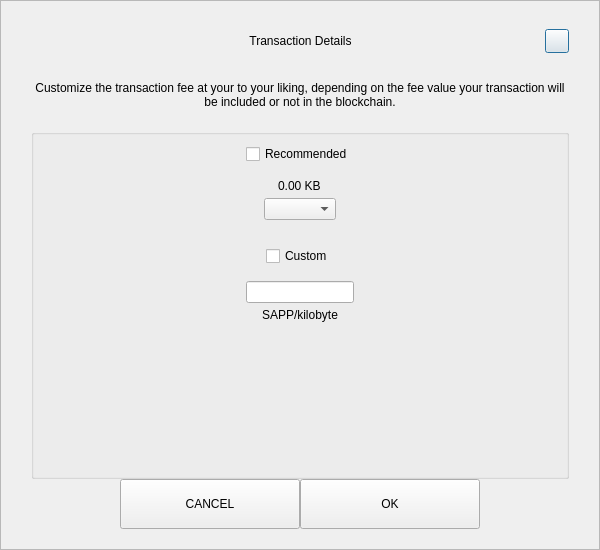
<?xml version="1.0" encoding="UTF-8"?>
<ui version="4.0">
 <class>SendCustomFeeDialog</class>
 <widget class="QDialog" name="SendCustomFeeDialog">
  <property name="geometry">
   <rect>
    <x>0</x>
    <y>0</y>
    <width>600</width>
    <height>550</height>
   </rect>
  </property>
  <property name="windowTitle">
   <string>Form</string>
  </property>
  <layout class="QVBoxLayout" name="verticalLayout_3">
   <property name="spacing">
    <number>0</number>
   </property>
   <property name="leftMargin">
    <number>0</number>
   </property>
   <property name="topMargin">
    <number>0</number>
   </property>
   <property name="rightMargin">
    <number>0</number>
   </property>
   <property name="bottomMargin">
    <number>0</number>
   </property>
   <item>
    <widget class="QFrame" name="frame">
     <property name="styleSheet">
      <string notr="true"/>
     </property>
     <property name="frameShape">
      <enum>QFrame::StyledPanel</enum>
     </property>
     <property name="frameShadow">
      <enum>QFrame::Raised</enum>
     </property>
     <layout class="QVBoxLayout" name="verticalLayout_2">
      <property name="spacing">
       <number>0</number>
      </property>
      <property name="leftMargin">
       <number>30</number>
      </property>
      <property name="topMargin">
       <number>20</number>
      </property>
      <property name="rightMargin">
       <number>30</number>
      </property>
      <property name="bottomMargin">
       <number>20</number>
      </property>
      <item>
       <layout class="QHBoxLayout" name="horizontalLayout_3">
        <property name="spacing">
         <number>0</number>
        </property>
        <item>
         <spacer name="horizontalSpacer_21">
          <property name="orientation">
           <enum>Qt::Horizontal</enum>
          </property>
          <property name="sizeHint" stdset="0">
           <size>
            <width>40</width>
            <height>20</height>
           </size>
          </property>
         </spacer>
        </item>
        <item>
         <widget class="QLabel" name="labelTitle">
          <property name="minimumSize">
           <size>
            <width>0</width>
            <height>40</height>
           </size>
          </property>
          <property name="maximumSize">
           <size>
            <width>16777215</width>
            <height>40</height>
           </size>
          </property>
          <property name="styleSheet">
           <string notr="true">padding-left:24px;</string>
          </property>
          <property name="text">
           <string>Transaction Details</string>
          </property>
          <property name="alignment">
           <set>Qt::AlignCenter</set>
          </property>
          <property name="margin">
           <number>7</number>
          </property>
         </widget>
        </item>
        <item>
         <spacer name="horizontalSpacer">
          <property name="orientation">
           <enum>Qt::Horizontal</enum>
          </property>
          <property name="sizeHint" stdset="0">
           <size>
            <width>40</width>
            <height>20</height>
           </size>
          </property>
         </spacer>
        </item>
        <item>
         <widget class="QPushButton" name="btnEsc">
          <property name="minimumSize">
           <size>
            <width>24</width>
            <height>24</height>
           </size>
          </property>
          <property name="maximumSize">
           <size>
            <width>24</width>
            <height>24</height>
           </size>
          </property>
          <property name="text">
           <string/>
          </property>
         </widget>
        </item>
       </layout>
      </item>
      <item>
       <spacer name="verticalSpacer_2">
        <property name="orientation">
         <enum>Qt::Vertical</enum>
        </property>
        <property name="sizeType">
         <enum>QSizePolicy::Fixed</enum>
        </property>
        <property name="sizeHint" stdset="0">
         <size>
          <width>20</width>
          <height>20</height>
         </size>
        </property>
       </spacer>
      </item>
      <item>
       <widget class="QLabel" name="labelMessage">
        <property name="text">
         <string>Customize the transaction fee at your to your liking, depending on the fee value your transaction will be included or not in the blockchain.</string>
        </property>
        <property name="alignment">
         <set>Qt::AlignCenter</set>
        </property>
        <property name="wordWrap">
         <bool>true</bool>
        </property>
       </widget>
      </item>
      <item>
       <spacer name="verticalSpacer_3">
        <property name="orientation">
         <enum>Qt::Vertical</enum>
        </property>
        <property name="sizeType">
         <enum>QSizePolicy::Fixed</enum>
        </property>
        <property name="sizeHint" stdset="0">
         <size>
          <width>20</width>
          <height>20</height>
         </size>
        </property>
       </spacer>
      </item>
      <item>
       <widget class="QGroupBox" name="groupBox">
        <property name="title">
         <string/>
        </property>
        <layout class="QVBoxLayout" name="verticalLayout">
         <property name="leftMargin">
          <number>12</number>
         </property>
         <property name="rightMargin">
          <number>12</number>
         </property>
         <item>
          <layout class="QVBoxLayout" name="verticalLayout_4">
           <property name="spacing">
            <number>5</number>
           </property>
           <item alignment="Qt::AlignHCenter">
            <widget class="QCheckBox" name="checkBoxRecommended">
             <property name="text">
              <string>Recommended</string>
             </property>
            </widget>
           </item>
           <item>
            <spacer name="verticalSpacer_5">
             <property name="orientation">
              <enum>Qt::Vertical</enum>
             </property>
             <property name="sizeType">
              <enum>QSizePolicy::Fixed</enum>
             </property>
             <property name="sizeHint" stdset="0">
              <size>
               <width>20</width>
               <height>10</height>
              </size>
             </property>
            </spacer>
           </item>
           <item alignment="Qt::AlignHCenter">
            <widget class="QLabel" name="labelFee">
             <property name="text">
              <string>0.00 KB</string>
             </property>
            </widget>
           </item>
           <item alignment="Qt::AlignHCenter">
            <widget class="QComboBox" name="comboBoxRecommended"/>
           </item>
          </layout>
         </item>
         <item>
          <spacer name="verticalSpacer">
           <property name="orientation">
            <enum>Qt::Vertical</enum>
           </property>
           <property name="sizeType">
            <enum>QSizePolicy::Fixed</enum>
           </property>
           <property name="sizeHint" stdset="0">
            <size>
             <width>20</width>
             <height>20</height>
            </size>
           </property>
          </spacer>
         </item>
         <item>
          <layout class="QVBoxLayout" name="verticalLayout_5">
           <property name="spacing">
            <number>5</number>
           </property>
           <item alignment="Qt::AlignHCenter">
            <widget class="QCheckBox" name="checkBoxCustom">
             <property name="text">
              <string>Custom</string>
             </property>
            </widget>
           </item>
           <item>
            <spacer name="verticalSpacer_6">
             <property name="orientation">
              <enum>Qt::Vertical</enum>
             </property>
             <property name="sizeType">
              <enum>QSizePolicy::Fixed</enum>
             </property>
             <property name="sizeHint" stdset="0">
              <size>
               <width>20</width>
               <height>10</height>
              </size>
             </property>
            </spacer>
           </item>
           <item alignment="Qt::AlignHCenter">
            <widget class="QLineEdit" name="lineEditCustomFee"/>
           </item>
           <item alignment="Qt::AlignHCenter">
            <widget class="QLabel" name="labelCustomFee">
             <property name="text">
              <string>SAPP/kilobyte</string>
             </property>
            </widget>
           </item>
          </layout>
         </item>
         <item>
          <spacer name="verticalSpacer_4">
           <property name="orientation">
            <enum>Qt::Vertical</enum>
           </property>
           <property name="sizeHint" stdset="0">
            <size>
             <width>20</width>
             <height>40</height>
            </size>
           </property>
          </spacer>
         </item>
        </layout>
       </widget>
      </item>
      <item>
       <layout class="QHBoxLayout" name="horizontalLayout" stretch="1,2,2,1">
        <item>
         <spacer name="horizontalSpacer1">
          <property name="orientation">
           <enum>Qt::Horizontal</enum>
          </property>
          <property name="sizeHint" stdset="0">
           <size>
            <width>40</width>
            <height>20</height>
           </size>
          </property>
         </spacer>
        </item>
        <item>
         <widget class="QPushButton" name="btnCancel">
          <property name="minimumSize">
           <size>
            <width>180</width>
            <height>50</height>
           </size>
          </property>
          <property name="focusPolicy">
           <enum>Qt::NoFocus</enum>
          </property>
          <property name="text">
           <string>CANCEL</string>
          </property>
         </widget>
        </item>
        <item>
         <widget class="QPushButton" name="btnSave">
          <property name="minimumSize">
           <size>
            <width>180</width>
            <height>50</height>
           </size>
          </property>
          <property name="focusPolicy">
           <enum>Qt::NoFocus</enum>
          </property>
          <property name="text">
           <string>OK</string>
          </property>
         </widget>
        </item>
        <item>
         <spacer name="horizontalSpacer_2">
          <property name="orientation">
           <enum>Qt::Horizontal</enum>
          </property>
          <property name="sizeHint" stdset="0">
           <size>
            <width>40</width>
            <height>20</height>
           </size>
          </property>
         </spacer>
        </item>
       </layout>
      </item>
     </layout>
    </widget>
   </item>
  </layout>
 </widget>
 <resources/>
 <connections/>
</ui>
